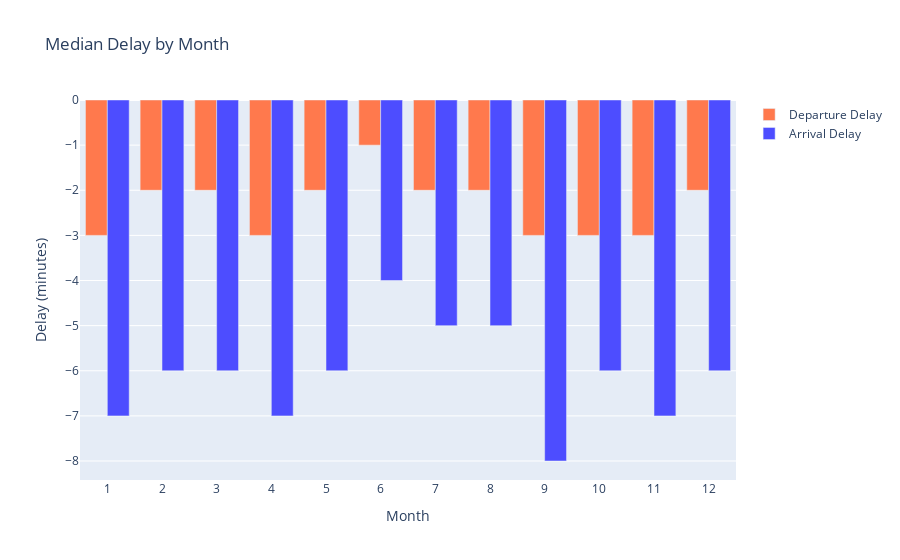

Write notebook code for a chart like this one.
### Code cell
plot_delay(df_median, "Median")

### Figure 1 — Plotly figure (JSON) as saved in the notebook; plotly's stock layout.template omitted (floating-point values rounded to 4 significant figures)
{"data": [{"marker": {"color": "#ff794d"}, "name": "Departure Delay", "type": "bar", "x": [1, 2, 3, 4, 5, 6, 7, 8, 9, 10, 11, 12], "y": [-3, -2, -2, -3, -2, -1, -2, -2, -3, -3, -3, -2]}, {"marker": {"color": "#4d4dff"}, "name": "Arrival Delay", "type": "bar", "x": [1, 2, 3, 4, 5, 6, 7, 8, 9, 10, 11, 12], "y": [-7, -6, -6, -7, -6, -4, -5, -5, -8, -6, -7, -6]}], "layout": {"autosize": true, "title": {"text": "Median Delay by Month"}, "xaxis": {"autorange": true, "range": [0.5, 12.5], "tickmode": "linear", "title": {"text": "Month"}, "type": "linear"}, "yaxis": {"autorange": true, "range": [-8.421, 0], "title": {"text": "Delay (minutes)"}, "type": "linear"}}}
